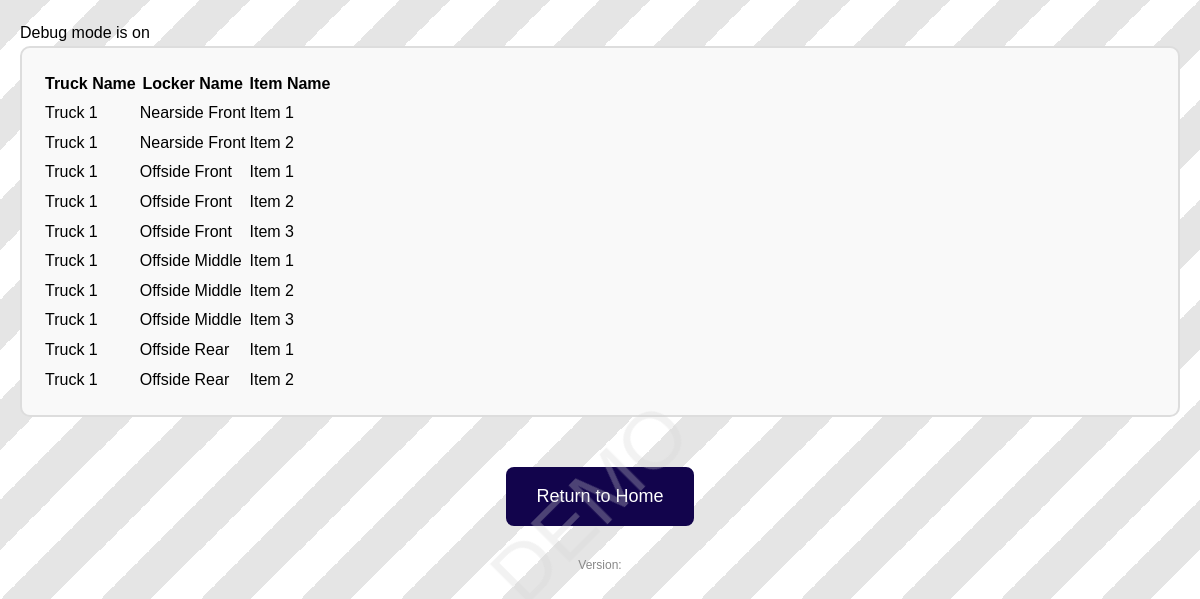
Screenshot of /list_all_items_report.php with the database file from the repository.
### tables this page shows
CREATE TABLE `items` (
    `id` INT AUTO_INCREMENT PRIMARY KEY,
    `name` VARCHAR(255) NOT NULL,
    `locker_id` INT NOT NULL,
    FOREIGN KEY (`locker_id`) REFERENCES `lockers`(`id`) ON DELETE CASCADE
);

CREATE TABLE `trucks` (
    `id` INT AUTO_INCREMENT PRIMARY KEY,
    `name` VARCHAR(255) NOT NULL,
    `relief` BOOLEAN NOT NULL DEFAULT FALSE
);

CREATE TABLE `lockers` (
    `id` INT AUTO_INCREMENT PRIMARY KEY,
    `name` VARCHAR(255) NOT NULL,
    `truck_id` INT NOT NULL,
    `notes` TEXT,
    FOREIGN KEY (`truck_id`) REFERENCES `trucks`(`id`) ON DELETE CASCADE
);

### list_all_items_report.php (the view, shortened to what this page needs)
<?php
include 'templates/header.php';
require_once 'db.php';
$db = get_db_connection();
$report_query = $db->prepare("
        SELECT
            t.name as truck_name,
            l.name as locker_name,
            i.name as item_name
        FROM items i
            JOIN lockers l ON i.locker_id = l.id
            JOIN trucks t ON t.id = l.truck_id
            ORDER BY t.name, l.name;
    ");
$report_query->execute();
$report_data = $report_query->fetchAll(PDO::FETCH_ASSOC);
echo "<div class='truck-listing'>\n<table>\n\t<tr><th>Truck Name</th><th>Locker Name</th><th>Item Name</th></tr>\n";
 foreach ($report_data as $item):
        echo "\t<tr>\n\t\t<td>" . htmlspecialchars($item['truck_name']) . "</td>\n";
        echo "\t\t<TD>" . htmlspecialchars($item['locker_name']) . "</td>\n";
        echo "\t\t<TD>" . htmlspecialchars($item['item_name']) . "</td>\n\t</tr>\n";
 endforeach;
echo "</table></div>\n";
include 'templates/footer.php';
?>

### templates/header.php (shortened to what this page needs)
<?php
if (!isset($_SESSION['version'])) {
    $version = trim(exec('git describe --tags $(git rev-list --tags --max-count=1)'));
} else {
    $version = $_SESSION['version'];
}
?>
<!DOCTYPE html>
<html lang="en">
<head>
    <link rel="stylesheet" href="styles/styles.css?id=<?php  echo $version;  ?> ">
</head>
<body class="<?php echo IS_DEMO ? 'demo-mode' : ''; ?>">

### db.php (shortened to what this page needs)
<?php
if (DEBUG) {
    echo "Debug mode is on";
} else {
    ini_set('display_errors', 0);
    ini_set('display_startup_errors', 0);
    error_reporting(0);
}
?>

### templates/footer.php (shortened to what this page needs)
<footer>
    <? $version = $_SESSION['version']; ?>
    <p><a href="index.php" class="button touch-button">Return to Home</a></p>
    <div class="version-number">
        Version: <?php echo htmlspecialchars($version); ?>
    </div>
</footer>
</body>
</html>

### styles/styles.css (style rules this page uses)
body { font-family: Arial, sans-serif; margin: 0; padding: 20px; line-height: 1.6; }
footer { text-align: center; margin-top: 40px; font-size: 14px; color: #777; }
.truck-listing { border: 2px solid #ddd; padding: 20px; margin-bottom: 15px; border-radius: 10px; background-color: #f9f9f9; }
.button.touch-button { display: inline-block; padding: 15px 30px; margin: 10px; font-size: 18px; text-decoration: none; color: white; background-color: #12044C; border-radius: 8px; border: none; cursor: pointer; transition: background-color 0.3s; touch-action: manipulation; }
.version-number { text-align: center; margin-top: 20px; font-size: 12px; color: #888; }
body.demo-mode { background-color: white; position: relative; font-family: Arial, sans-serif; }
body.demo-mode::before { content: "DEMO"; position: fixed; font-size: 60pt; color: rgba(211, 211, 211, 0.3); top: 50%; left: 50%; transform: rotate(-45deg) translate(-50%, -50%); z-index: 0; white-space: nowrap; pointer-events: none; }
body.demo-mode::after { content: ""; position: fixed; top: 0; left: 0; width: 100%; height: 100%; background-image: linear-gradient(-45deg, rgba(0, 0, 0, 0) 25%, rgba(0, 0, 0, 0.1) 25%, rgba(0, 0, 0, 0.1) 50%, rgba(0, 0, 0, 0) 50%, rgba(0, 0, 0, 0) 75%, rgba(0, 0, 0, 0.1) 75%); background-size: 100px 100px; z-index: -1; }

### rows the page displays
items: trucks.name "Truck 1", locker.name "Nearside Front", name "Item 1"
items: trucks.name "Truck 1", locker.name "Nearside Front", name "Item 2"
items: trucks.name "Truck 1", locker.name "Offside Front", name "Item 1"
items: trucks.name "Truck 1", locker.name "Offside Front", name "Item 2"
items: trucks.name "Truck 1", locker.name "Offside Front", name "Item 3"
items: trucks.name "Truck 1", locker.name "Offside Middle", name "Item 1"
items: trucks.name "Truck 1", locker.name "Offside Middle", name "Item 2"
items: trucks.name "Truck 1", locker.name "Offside Middle", name "Item 3"
items: trucks.name "Truck 1", locker.name "Offside Rear", name "Item 1"
items: trucks.name "Truck 1", locker.name "Offside Rear", name "Item 2"
